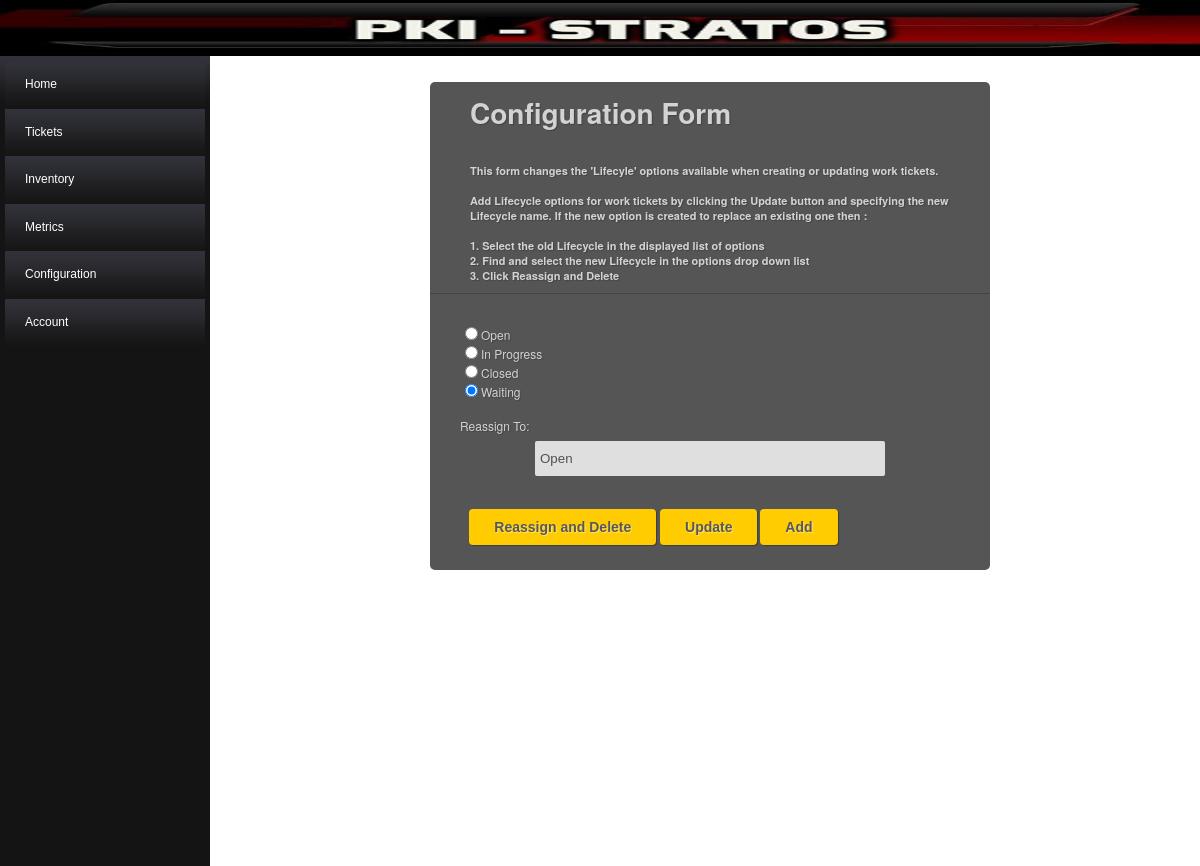
Screenshot of /application/view/config/lifecycle/lifecycle_config_index.php (signed in) with the database file from the repository.
### tables this page shows
CREATE TABLE IF NOT EXISTS `StLfeCyclConf` (
  `life_cycl_id`                        smallint(6)         NOT NULL    AUTO_INCREMENT
, `name`                                varchar(16)         NOT NULL
, `r`                                   tinyint(4)          NOT NULL
, `g`                                   tinyint(4)          NOT NULL
, `b`                                   tinyint(4)          NOT NULL
, `is_timed`                            tinyint(1)          NOT NULL    DEFAULT '0'
, `logl_del`                            tinyint(1)          NOT NULL    DEFAULT '0'
, `last_mdfd_user`                      varchar(32)                     DEFAULT NULL
, `last_mdfd_tmst`                      datetime            NOT NULL    DEFAULT CURRENT_TIMESTAMP        ON UPDATE CURRENT_TIMESTAMP
, PRIMARY KEY (`life_cycl_id`)
);

### application/controller/config/lifecycle/lifecycle_config_controller.php (called while the page is built, shortened)
<?php
class Lifecycle_Config_Controller Extends Ref_Config_Base_Controller
{
   	public function noAction()
    {
        $resultList = $this->model->queryForm();
        $formElements = array();
        foreach( $resultList as $result )
        {
            $id = isset($result->life_cycl_id) ? $result->life_cycl_id : "";
            $name = isset($result->name) ? $result->name : "";
            $formElements[] = array($id,$name);
        }
        $this->view->renderForm( $formElements );
    }
}
?>

### application/globals.php (called while the page is built, shortened)
<?php
include 'DBconnect.php';
function getParam($param, $default = '' )
{
    $result = $default;
    return $result;
}
function handleURL($contr)
{
    $func = getParam('action' , 'noAction');
    $func = str_replace(' ', '_', $func);
    $contr->preCall();
    try
    {
        $contr->{$func}();
    }
    catch( Exception $e )
    {
        $contr->handleException( $e );
        $succeeded = false;
    }
}
?>

### application/view/config/lifecycle/lifecycle_config_index.php (called while the page is built, shortened)
<?php
    require_once('../../../globals.php');
    require APP . 'controller\config\lifecycle\lifecycle_config_controller.php';
    require APP . 'view\config\lifecycle\lifecycle_config_view.php';
    $lmodel = new Lifecycle_Config_Model();
    $lview = new Lifecycle_Config_View();
    $lcontr = new Lifecycle_Config_Controller($lmodel, $lview, 'lifecycle_config_index.php');
    handleURL($lcontr);
?>

### application/model/Base_Model.php (called while the page is built, shortened)
<?php
class Base_Model
{
	public function __construct()
	{
		$this->db = DBconnect::getInstance();
        $this->SetUpQueries();
	}
}
?>

### application/DBconnect.php (called while the page is built, shortened)
<?php
	class DBconnect
	{
		private static $instance = NULL;
		public static function getInstance()
		{
			if(!isset(self::$instance)) {
				$options = array(PDO::ATTR_DEFAULT_FETCH_MODE => PDO::FETCH_OBJ, PDO::ATTR_ERRMODE => PDO::ERRMODE_WARNING);
				self::$instance = new PDO(DB_TYPE . ':host=' . DB_HOST . ';dbname=' . DB_NAME . ';charset=' . DB_CHARSET, DB_USER, DB_PASS, $options);
			}
			return self::$instance;
		}
	}
?>

### application/model/config/ref_config_base_model.php (called while the page is built, shortened)
<?php
require_once('../../../globals.php');
require APP . 'model\Base_Model.php';
class Ref_Config_Base_Model Extends Base_Model
{
    public function __construct( $table, $prikey_col, $label_col )
    {
        $this->table = $table;
        $this->prikey_col = $prikey_col;
        $this->label_col = $label_col;
        parent::__construct();
    }
	public function queryForm()
	{
		$this->query_SelectFormElements->execute();
		return $this->query_SelectFormElements->fetchAll();
	}
    protected function SetUpQueries()
    {
        $this->sql_SelectFormElements = "SELECT " . $this->prikey_col . " , " . $this->label_col . " FROM " . $this->table . " WHERE logl_del = FALSE";
	    $this->query_SelectFormElements = $this->db->prepare($this->sql_SelectFormElements);
    }
}
?>

### application/model/config/lifecycle/lifecycle_config_model.php (called while the page is built, shortened)
<?php
require_once('../../../globals.php');
require APP . 'model\config\Ref_Config_Base_Model.php';
class Lifecycle_Config_Model Extends Ref_Config_Base_Model
{
    public function __construct()
    {
        parent::__construct( 'StLfeCyclConf', 'life_cycl_id', 'name' );
    }
    protected function SetUpQueries()
    {
        parent::SetUpQueries();
    }
}
?>

### application/controller/Base_Controller.php (called while the page is built, shortened)
<?php
class Base_Controller
{
	public function __construct(Base_Model $model, Base_View $view, $index)
	{
		$this->model = $model;
	}
}
?>

### application/view/config/ref_config_base_view.php (the view, shortened to what this page needs)
<?php
require_once('../../../globals.php');
require APP . 'view\Base_View.php';
class Ref_Config_Base_View Extends Base_View
{
    public function renderBaseForm( $recordList, $description, $additionalForms = '' )
    {
        $body                            = '<form id="Existing" name="DeleteOrUpdate" method="get" class="dark-matter" action="">';
        $body                           .= '    <h1>Configuration Form';
        $body                           .= '    <span>' . $description . '</span>';
        $body                           .= '       </h1><p>';
        foreach( $recordList as $record )
        {
            $id     = $record[0];
            $name   = $record[1];
            $body                       .= '        <input type="radio" name="original" value="' . $id . '" checked>' . $name . '';
            $body                       .= '        <br>';
        }
        $body                           .= '        <br>';
        $body                           .= '        <label for="select">Reassign To:</label>';
        $body                           .= '        <select name="reassign" id="select" size="1">';
        foreach( $recordList as $record )
        {
            $id     = $record[0];
            $name   = $record[1];
            $body                       .= '            <option value="' . $id . '">' . $name . '</option>';
        }
        $body                           .= '        </select>';
        $body                           .= '        </p>';
        $body                           .= '        <br>';
        $body                           .= '            <labelc>';
        $body                           .= '                <input type="submit" class="button" style="margin-left: 5%" value="Reassign and Delete" id="delete" name="action">';
        $body                           .= '            </labelc>';
        $body                           .= '            <labelc>';
        $body                           .= '                <input type="submit" class="button" style="margin-left: 10%" value="Update" id="update" name="action">';
        $body                           .= '            </labelc>';
        $body                           .= '            <labelc>';
        $body                           .= '                <input type="submit" class="button" style="margin-left: 12%" value="Add" id="add" name="action">';
        $body                           .= '            </labelc>';
        $body                           .= '    </form>';
    }
}
?>

### public/css/style.css (style rules this page uses)
html, body, div, span, applet, object, iframe, h1, h2, h3, h4, h5, h6, p, blockquote, pre, a, abbr, acronym, address, big, cite, code, del, dfn, em, font, img, ins, kbd, q, s, samp, small, strike, strong, sub, sup, tt, var, b, u, i, center, dl, dt, dd, ol, ul, li, fieldset, form, label, legend, table, caption, tbody, tfoot, thead, tr, th, td { margin: 0; padding: 0; border: 0; outline: 0; font-size: 100%; vertical-align: baseline; background: transparent; }
body { color: #000; font: 14px Arial; margin: 0px; padding: 0px; position: relative; }
h1 { font-size:28px; }
h1,h2,h3,h4,h5,h6 { color:black; }
.clearfix:after, form:after { content: "."; display: block; height: 0; clear: both; visibility: hidden; }
.button { -webkit-border-radius: 13; -moz-border-radius: 13; border-radius: 13px; text-shadow: 0px 1px 3px #9c9c9c; font-family: Helvetica; color: #ffffff; font-size: 14px; background: #000000; padding: 10px 20px 10px 20px; text-decoration: none; }
.dark-matter { margin-left: auto; margin-right: auto; max-width: 500px; background: #555; padding: 20px 30px 20px 30px; font: 12px "Helvetica Neue", Helvetica, Arial, sans-serif; color: #D3D3D3; text-shadow: 1px 1px 1px #444; border: none; border-radius: 5px; -webkit-border-radius: 5px; -moz-border-radius: 5px; }
.dark-matter h1 { padding: 0px 0px 10px 40px; display: block; color: #D3D3D3; border-bottom: 1px solid #444; margin: -10px -30px 30px -30px; }
.dark-matter h1>span { display: block; font-size: 11px; }
.dark-matter label { display: block; margin: 0px 0px 5px; }
.dark-matter labelc { display: inline-block; margin: 0px 0px 5px; }
.dark-matter input[type="text"], .dark-matter input[type="email"], .dark-matter input[type="number"], .dark-matter textarea, .dark-matter select { border: none; color: #525252; height: 25px; line-height:15px; margin-bottom: 16px; margin-right: 6px; margin-top: 2px; outline: 0 none; padding: 5px 0px 5px 5px; width: 100%; border-radius: 2px; -webkit-border-radius: 2px; -moz-border-radius: 2px; -moz-box-shadow: inset 0 1px 1px rgba(0, 0, 0, 0.075); background: #DFDFDF; }
.dark-matter select { background: #DFDFDF url('down-arrow.png') no-repeat right; background: #DFDFDF url('down-arrow.png') no-repeat right; appearance:none; -webkit-appearance:none; -moz-appearance: none; text-indent: 0.01px; text-overflow: ''; width: 70%; height: 35px; color: #525252; line-height: 25px; margin-left: 15%; }
.dark-matter .button { background: #FFCC02; border: none; padding: 10px 25px 10px 25px; color: #585858; border-radius: 4px; -moz-border-radius: 4px; -webkit-border-radius: 4px; text-shadow: 1px 1px 1px #FFE477; font-weight: bold; box-shadow: 1px 1px 1px #3D3D3D; -webkit-box-shadow:1px 1px 1px #3D3D3D; -moz-box-shadow:1px 1px 1px #3D3D3D; }

### rows the page displays
stlfecyclconf: name "Open"
stlfecyclconf: name "In Progress"
stlfecyclconf: name "Closed"
stlfecyclconf: name "Waiting"

### other values shown
form field reassign "Open"
